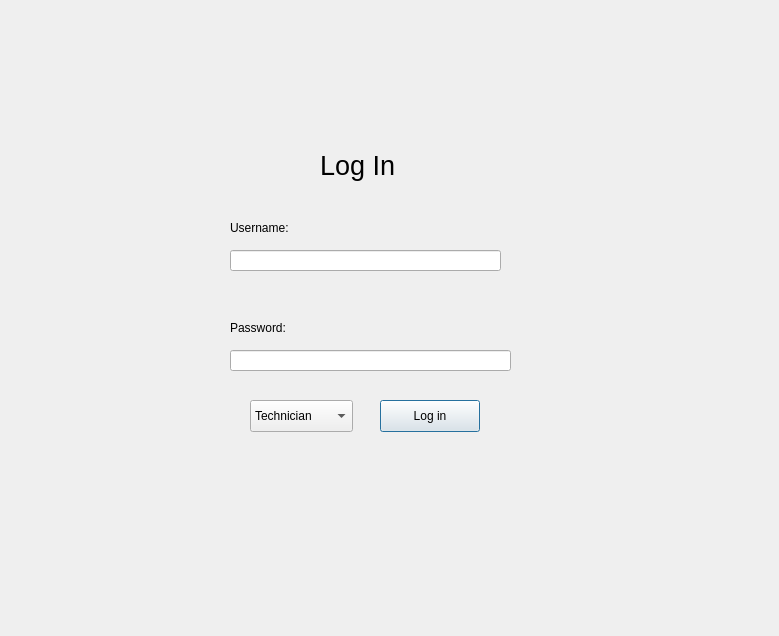
<?xml version="1.0" encoding="UTF-8"?>
<ui version="4.0">
 <class>LoginPage</class>
 <widget class="QDialog" name="LoginPage">
  <property name="geometry">
   <rect>
    <x>0</x>
    <y>0</y>
    <width>779</width>
    <height>636</height>
   </rect>
  </property>
  <property name="windowTitle">
   <string>Dialog</string>
  </property>
  <widget class="QLabel" name="label_password">
   <property name="geometry">
    <rect>
     <x>230</x>
     <y>320</y>
     <width>71</width>
     <height>16</height>
    </rect>
   </property>
   <property name="text">
    <string>Password: </string>
   </property>
  </widget>
  <widget class="QLineEdit" name="passwordLineEdit">
   <property name="geometry">
    <rect>
     <x>230</x>
     <y>350</y>
     <width>281</width>
     <height>21</height>
    </rect>
   </property>
   <property name="echoMode">
    <enum>QLineEdit::EchoMode::Password</enum>
   </property>
  </widget>
  <widget class="QLineEdit" name="usernameLineEdit">
   <property name="geometry">
    <rect>
     <x>230</x>
     <y>250</y>
     <width>271</width>
     <height>21</height>
    </rect>
   </property>
  </widget>
  <widget class="QLabel" name="label_username">
   <property name="geometry">
    <rect>
     <x>230</x>
     <y>220</y>
     <width>71</width>
     <height>16</height>
    </rect>
   </property>
   <property name="text">
    <string>Username: </string>
   </property>
  </widget>
  <widget class="QLabel" name="label">
   <property name="geometry">
    <rect>
     <x>320</x>
     <y>150</y>
     <width>121</width>
     <height>31</height>
    </rect>
   </property>
   <property name="font">
    <font>
     <family>Arial</family>
     <pointsize>20</pointsize>
    </font>
   </property>
   <property name="text">
    <string>Log In</string>
   </property>
  </widget>
  <widget class="QPushButton" name="loginButton">
   <property name="geometry">
    <rect>
     <x>380</x>
     <y>400</y>
     <width>100</width>
     <height>32</height>
    </rect>
   </property>
   <property name="text">
    <string>Log in</string>
   </property>
  </widget>
  <widget class="QComboBox" name="comboBox_role">
   <property name="geometry">
    <rect>
     <x>250</x>
     <y>400</y>
     <width>103</width>
     <height>32</height>
    </rect>
   </property>
   <item>
    <property name="text">
     <string>Technician</string>
    </property>
   </item>
   <item>
    <property name="text">
     <string>Employee</string>
    </property>
   </item>
  </widget>
 </widget>
 <resources/>
 <connections/>
</ui>
